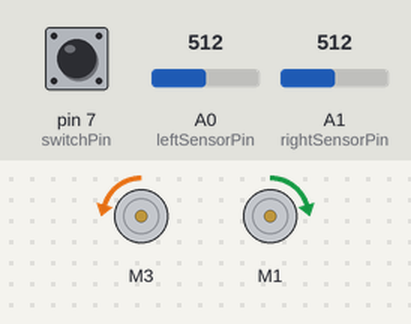
This sketch was run on a simulated Arduino Uno, built with avr-gcc and run on an emulated ATmega328P. Shown: 2 × DC motor (green arrow = forward, orange = backward, longer = faster). The test bench sets the inputs (shaded band); at power-on: A0 (leftSensorPin) = 512, A1 (rightSensorPin) = 512, pin 7 (switchPin) HIGH. What the sketch prints to the serial monitor is not drawn.

Above: at 1.2 s.
1.3 s: A0 (leftSensorPin) set to 716
At 2.1 s:
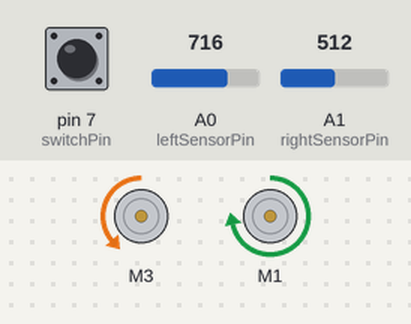
2.8 s: A1 (rightSensorPin) set to 306
At 3.7 s:
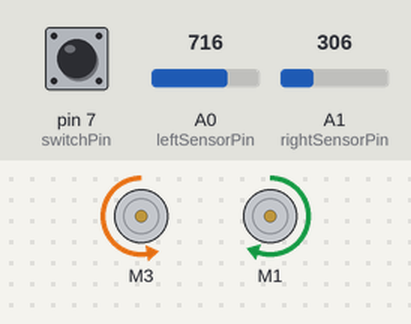
4.3 s: pin 7 (switchPin) pulled LOW for 0.15 s
At 4.42 s:
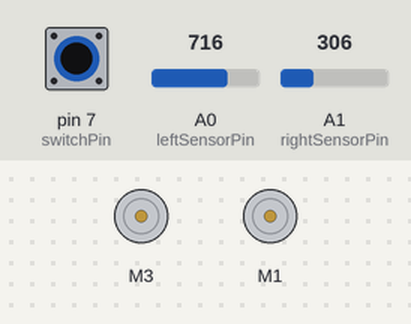
6.0 s: A0 (leftSensorPin) set to 900
At 6.8 s:
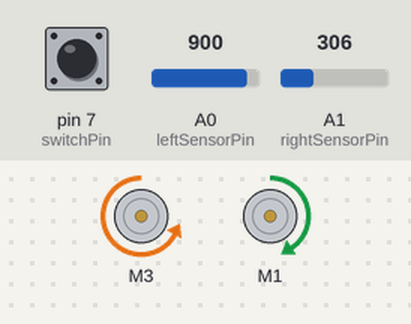
7.5 s: A1 (rightSensorPin) set to 122
At 8.3 s:
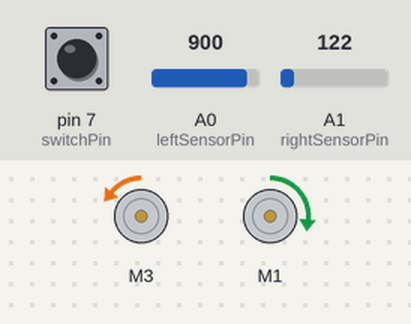
9.0 s: A1 (rightSensorPin) set to 0
At 10.5 s:
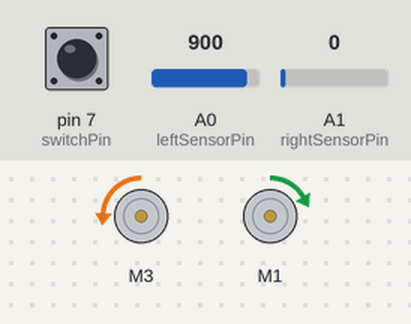
Timing chart, 0 to 11.5 s (numbered marks = the images above; inputs shaded):
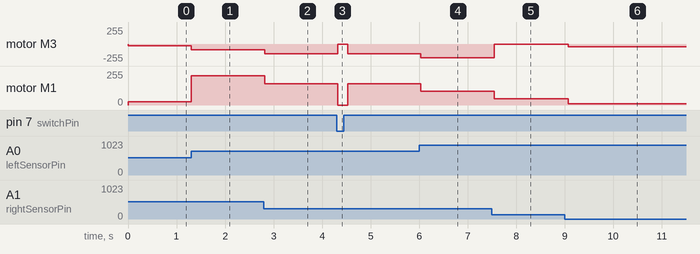

The sketch:

control_loop.ino
```cpp
#include <Adafruit_MotorShield.h>

const int leftSensorPin = A0;
const int rightSensorPin = A1;
const int switchPin = 7;

int leftSensor = 0;
int rightSensor = 0;
int deviation = 0;
const float kp = 0.3; // 0.3 works with baseSpeed 25

const int baseSpeed = 25; // 25, 20 works with 0.3 k
int leftSpeed;
int rightSpeed;

// Create the motor shield object with the default I2C address
Adafruit_MotorShield AFMS = Adafruit_MotorShield();

// Left motor
Adafruit_DCMotor *leftMotor = AFMS.getMotor(1);
// Right motor
Adafruit_DCMotor *rightMotor = AFMS.getMotor(3);

void setup() {
  Serial.begin(9600);           // set up Serial library at 9600 bps
  Serial.println("Adafruit Motorshield v2 - DC Motor test!");

  if (!AFMS.begin()) {         // create with the default frequency 1.6KHz
  // if (!AFMS.begin(1000)) {  // OR with a different frequency, say 1KHz
    Serial.println("Could not find Motor Shield. Check wiring.");
    while (1);
  }

  Serial.println("Motor Shield found.");
}

void loop() {
  if (digitalRead(switchPin) == LOW) {
    rightSpeed = 0;
    leftSpeed = 0;
  } else {
    // get sensor input
    leftSensor = analogRead(leftSensorPin);
    rightSensor = analogRead(rightSensorPin);

    //compute deviation
    deviation = rightSensor - leftSensor;


    if (abs(deviation) >= 10) {
      leftSpeed = baseSpeed + kp * deviation;
      rightSpeed = baseSpeed - kp * deviation;
      Serial.println(leftSpeed, rightSpeed);
    } else {
      rightSpeed = baseSpeed;
      leftSpeed = baseSpeed;
    }
  }
  rightMotor->setSpeed(rightSpeed);
  rightMotor->run(BACKWARD);
  //rightMotor->run(RELEASE);

  leftMotor->setSpeed(leftSpeed);
  leftMotor->run(FORWARD);
  //leftMotor->run(RELEASE);
  delay(100);

}
```

Measured:
- after the input at 1.3 s, motor M3: backward 25/255 → backward 86/255 at once; motor M1: forward 25/255 → forward 220/255 at once
- after the input at 2.8 s, motor M3: backward 86/255 → backward 148/255 at once; motor M1: forward 220/255 → forward 158/255 at once
- after the input at 4.3 s, motor M3: backward 148/255 → stopped at once, → backward 148/255 0.20 s later; motor M1: forward 158/255 → stopped at once, → forward 158/255 0.20 s later
- after the input at 6.0 s, motor M3: backward 148/255 → backward 203/255 at once; motor M1: forward 158/255 → forward 103/255 at once
- after the input at 7.5 s, motor M3: backward 203/255 → backward 2/255 after 0.05 s; motor M1: forward 103/255 → forward 48/255 after 0.05 s
- after the input at 9.0 s, motor M3: backward 2/255 → backward 39/255 after 0.07 s; motor M1: forward 48/255 → forward 11/255 after 0.07 s
